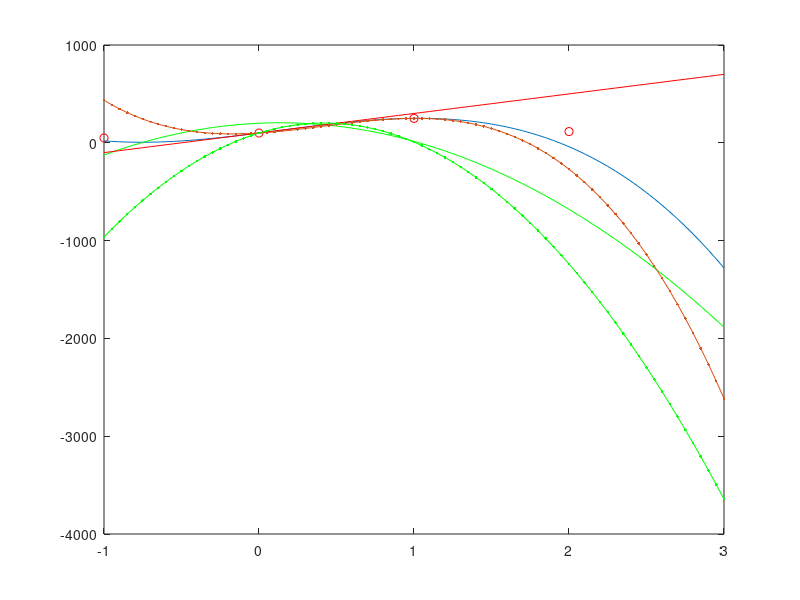

The MATLAB source for this figure:
X = -1:0.05:3;
p0 = 50; p1 = 100; p2 = 250; p3 = 115;
%p0 = 5; p1 = 10; p2 = 15; p3 = 20;

a = p3 - p2 + p1 - p0;
b = p0 - p1 - a;
c = p2 - p0;
d = p1;

Y = a * X.^3 + b * X.^2 + c * X + d;
Ys = 3*a * X.^2 + 2*b * X + c;

plot([-1 0 1 2], [p0 p1 p2 p3], 'or',  X, Y,  X, Ys, 'g');
%ylim([p0, p3]);
hold on;

% plot slope
plot(X, Ys(X == 0)*X + p1, 'r-');

a = -0.5 * p0 + 1.5 * p1 - 1.5 * p2 + 0.5 * p3;
b = p0 - 2.5 * p1 + 2 * p2 - 0.5 * p3;
c = -0.5 * p0 + 0.5 * p2;
d = p1;

Y = a * X.^3 + b * X.^2 + c * X + d;
Ys = 3*a * X.^2 + 2*b * X + c;

plot(X, Y, '.-',  X, Ys, '.-g');
